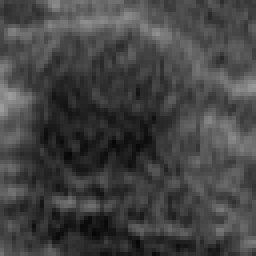
#> input picture Data Test/Benign/b1.png, 64 x 64 px, found by its file name (shown 4 times larger); its folder holds only this picture in this run
$ python hist.py   (older library calls are emulated)
#> lines starting #> are read from the running program, lines starting #| are printed output that depends on the picture; after the words box and inside, x2 and y2 are one past the last pixel; in counts of white or black regions, pixels touching at a corner belong together
import cv2
import numpy as np
from matplotlib import pyplot as plt
from scipy.stats import skew, entropy
from skimage import io, color, filters, feature, img_as_ubyte, morphology
import os

path = 'D:\\Materi\\Try All\\Data Test\\'
data = []
c = []
def ke_glcm(gambar):
    hasil_glcm = {
        "energy" : 0,
        "homogeneity" : 0,
        "contrast" : 0
        }
    hasil_hist = {
        "mean" : 0,
        "std" : 0,
        "skew" : 0,
        "entr" : 0
    }
    img_read = cv2.imread(gambar, 0)
#> img_read is the input picture: shape (64, 64); min 6, max 155, mean 67.4
    his, bin_edges= np.histogram(img_read)
#> his = [97, 383, 687, 821, 889, 611, 349, 178, 66, 15]; bin_edges = [6, 20.9, 35.8, 50.7, 65.6, 80.5, 95.4, 110.3, 125.2, 140.1, 155]
    hist=cv2.calcHist([img_read],[0],None,[256],[0,256])
#> hist = 256 values, max 74 at index 73, min 0 at index 0, mean 16
    hasil_hist["mean"] = np.mean(hist)
    hasil_hist["std"] = np.std(hist)
    hasil_hist["skew"] = skew(hist)
    hasil_hist["entr"] = entropy(hist)
    ret, bw_img = cv2.threshold(img_read, 50,255,cv2.THRESH_BINARY)
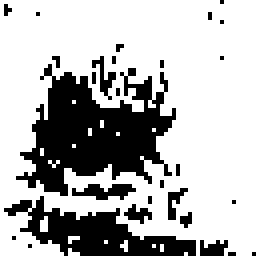
#> bw_img: shape (64, 64) (shown 4 times larger); 71.5% white; 28 black regions (23 under 20 px), largest, box (x1, y1, x2, y2) and area: (4, 16, 44, 49) 688, (1, 49, 49, 64) 313, (18, 46, 34, 50) 39, (23, 14, 29, 25) 23, (50, 60, 57, 64) 21
    data.append(hasil_hist)

    img_conv=img_as_ubyte(bw_img)
    glcm = feature.greycomatrix(img_conv, [1], [0], symmetric=True, normed=True)
    for prop in hasil_glcm.keys():
        hasil_glcm[prop] = float(feature.greycoprops(glcm, prop))
#> after the loop, hasil_glcm = {'energy': 0.699, 'homogeneity': 0.887, 'contrast': 7337.9}
    data.append(hasil_glcm)


pict = []
for jenis in os.listdir(path):
    folder = path+jenis
    for isi in os.listdir(folder):
        data=[]
        gambar = path+jenis+'\\'+isi
        ke_glcm(gambar)
        if jenis == "Benign":
            data.append("Benign")
        elif jenis == "Malignant":
            data.append("Malignant")
        pict.append(data)
        data=[]
#> pass 2 of the loop `for jenis in os.listdir(path):`:
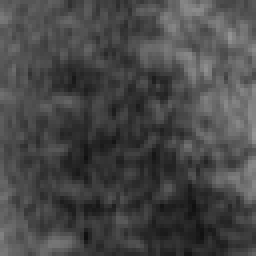
#> input picture Data Test/Malignant/b1.png, 64 x 64 px, found by its file name (shown 4 times larger)
#> in ke_glcm, img_read is the input picture: shape (64, 64); min 16, max 150, mean 71.4
#> his = [68, 403, 814, 791, 727, 604, 353, 225, 99, 12]; bin_edges = [16, 29.4, 42.8, 56.2, 69.6, 83, 96.4, 109.8, 123.2, 136.6, 150]
#> hist = 256 values, max 76 at index 50, min 0 at index 0, mean 16
#> in ke_glcm (call 2), `ret, bw_img = cv2.threshold(img_read, 50,255,cv2.THRESH_BINARY)`:
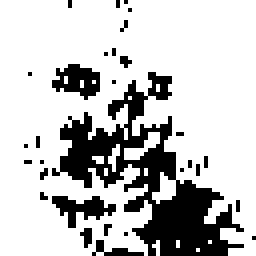
#> bw_img: shape (64, 64) (shown 4 times larger); 77.2% white; 30 black regions (26 under 20 px), largest, box (x1, y1, x2, y2) and area: (13, 18, 61, 64) 719, (13, 16, 25, 25) 66, (13, 49, 29, 57) 62, (23, 60, 36, 64) 21
#> after the loop in ke_glcm (call 2), `for prop in hasil_glcm.keys():`: hasil_glcm = {'energy': 0.737, 'homogeneity': 0.886, 'contrast': 7434.7}
